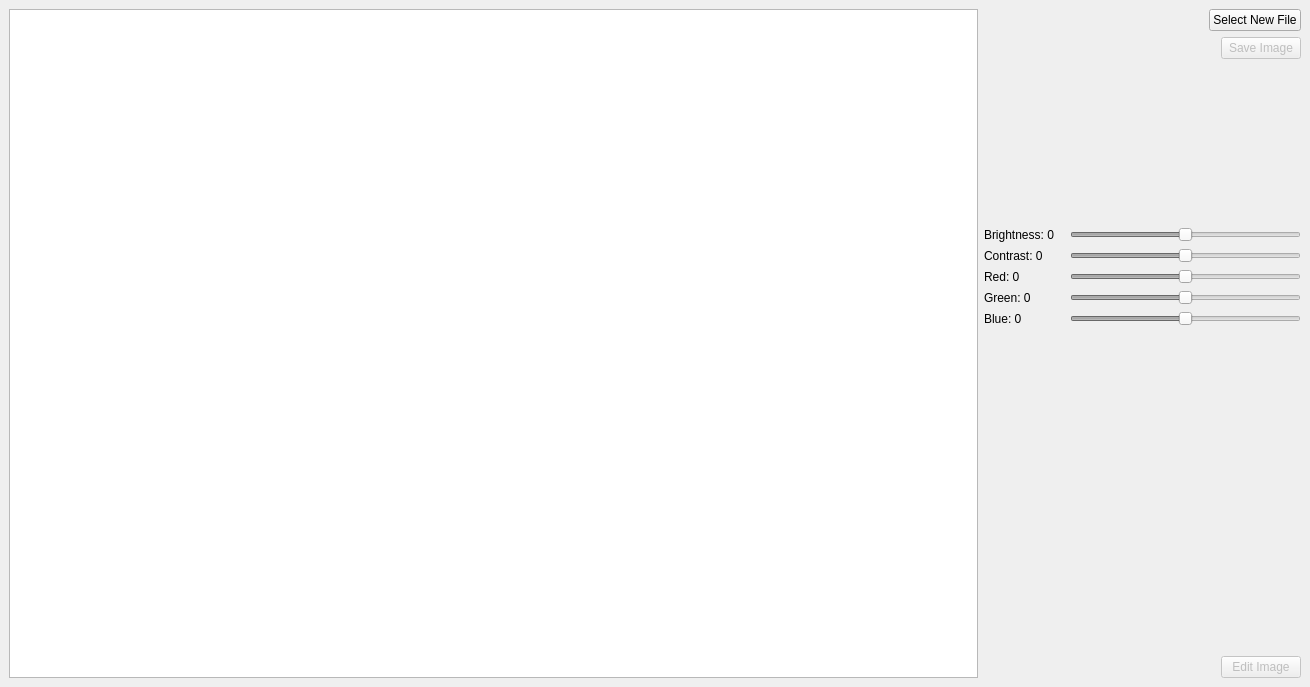
<?xml version="1.0" encoding="UTF-8"?>
<ui version="4.0">
 <class>MainWindow</class>
 <widget class="QMainWindow" name="MainWindow">
  <property name="geometry">
   <rect>
    <x>0</x>
    <y>0</y>
    <width>1310</width>
    <height>687</height>
   </rect>
  </property>
  <property name="windowTitle">
   <string>MainWindow</string>
  </property>
  <widget class="QWidget" name="centralwidget">
   <layout class="QGridLayout" name="gridLayout">
    <item row="4" column="0">
     <widget class="QGraphicsView" name="graphicView">
      <property name="minimumSize">
       <size>
        <width>969</width>
        <height>0</height>
       </size>
      </property>
      <property name="maximumSize">
       <size>
        <width>969</width>
        <height>16777214</height>
       </size>
      </property>
     </widget>
    </item>
    <item row="4" column="1">
     <layout class="QGridLayout" name="editBar">
      <item row="4" column="0">
       <widget class="QLabel" name="brightnessChangeLabel">
        <property name="sizePolicy">
         <sizepolicy hsizetype="Preferred" vsizetype="MinimumExpanding">
          <horstretch>0</horstretch>
          <verstretch>0</verstretch>
         </sizepolicy>
        </property>
        <property name="minimumSize">
         <size>
          <width>80</width>
          <height>0</height>
         </size>
        </property>
        <property name="text">
         <string>Brightness: 0</string>
        </property>
       </widget>
      </item>
      <item row="7" column="1">
       <widget class="QSlider" name="greenSlider">
        <property name="enabled">
         <bool>false</bool>
        </property>
        <property name="sizePolicy">
         <sizepolicy hsizetype="Expanding" vsizetype="Minimum">
          <horstretch>0</horstretch>
          <verstretch>0</verstretch>
         </sizepolicy>
        </property>
        <property name="minimum">
         <number>-25</number>
        </property>
        <property name="maximum">
         <number>25</number>
        </property>
        <property name="orientation">
         <enum>Qt::Horizontal</enum>
        </property>
       </widget>
      </item>
      <item row="8" column="0">
       <widget class="QLabel" name="blueChangeLabel">
        <property name="sizePolicy">
         <sizepolicy hsizetype="Preferred" vsizetype="MinimumExpanding">
          <horstretch>0</horstretch>
          <verstretch>0</verstretch>
         </sizepolicy>
        </property>
        <property name="text">
         <string>Blue: 0</string>
        </property>
       </widget>
      </item>
      <item row="6" column="1">
       <widget class="QSlider" name="redSlider">
        <property name="enabled">
         <bool>false</bool>
        </property>
        <property name="sizePolicy">
         <sizepolicy hsizetype="Expanding" vsizetype="Minimum">
          <horstretch>0</horstretch>
          <verstretch>0</verstretch>
         </sizepolicy>
        </property>
        <property name="minimum">
         <number>-25</number>
        </property>
        <property name="maximum">
         <number>25</number>
        </property>
        <property name="orientation">
         <enum>Qt::Horizontal</enum>
        </property>
       </widget>
      </item>
      <item row="6" column="0">
       <widget class="QLabel" name="redChangeLabel">
        <property name="sizePolicy">
         <sizepolicy hsizetype="Preferred" vsizetype="MinimumExpanding">
          <horstretch>0</horstretch>
          <verstretch>0</verstretch>
         </sizepolicy>
        </property>
        <property name="text">
         <string>Red: 0</string>
        </property>
       </widget>
      </item>
      <item row="11" column="1" alignment="Qt::AlignRight">
       <widget class="QPushButton" name="edit_image">
        <property name="enabled">
         <bool>false</bool>
        </property>
        <property name="sizePolicy">
         <sizepolicy hsizetype="Minimum" vsizetype="Minimum">
          <horstretch>0</horstretch>
          <verstretch>0</verstretch>
         </sizepolicy>
        </property>
        <property name="text">
         <string>Edit Image</string>
        </property>
       </widget>
      </item>
      <item row="4" column="1">
       <widget class="QSlider" name="brightnessSlider">
        <property name="enabled">
         <bool>false</bool>
        </property>
        <property name="sizePolicy">
         <sizepolicy hsizetype="Expanding" vsizetype="Minimum">
          <horstretch>0</horstretch>
          <verstretch>0</verstretch>
         </sizepolicy>
        </property>
        <property name="minimum">
         <number>-25</number>
        </property>
        <property name="maximum">
         <number>25</number>
        </property>
        <property name="orientation">
         <enum>Qt::Horizontal</enum>
        </property>
       </widget>
      </item>
      <item row="7" column="0">
       <widget class="QLabel" name="greenChangeLabel">
        <property name="sizePolicy">
         <sizepolicy hsizetype="Preferred" vsizetype="MinimumExpanding">
          <horstretch>0</horstretch>
          <verstretch>0</verstretch>
         </sizepolicy>
        </property>
        <property name="text">
         <string>Green: 0</string>
        </property>
       </widget>
      </item>
      <item row="2" column="1" alignment="Qt::AlignRight">
       <widget class="QPushButton" name="save_image">
        <property name="enabled">
         <bool>false</bool>
        </property>
        <property name="sizePolicy">
         <sizepolicy hsizetype="Minimum" vsizetype="Minimum">
          <horstretch>0</horstretch>
          <verstretch>0</verstretch>
         </sizepolicy>
        </property>
        <property name="maximumSize">
         <size>
          <width>16777215</width>
          <height>16777215</height>
         </size>
        </property>
        <property name="text">
         <string>Save Image</string>
        </property>
       </widget>
      </item>
      <item row="1" column="1" alignment="Qt::AlignRight|Qt::AlignTop">
       <widget class="QPushButton" name="select_new_file">
        <property name="sizePolicy">
         <sizepolicy hsizetype="Minimum" vsizetype="Minimum">
          <horstretch>0</horstretch>
          <verstretch>0</verstretch>
         </sizepolicy>
        </property>
        <property name="text">
         <string>Select New File</string>
        </property>
       </widget>
      </item>
      <item row="8" column="1">
       <widget class="QSlider" name="blueSlider">
        <property name="enabled">
         <bool>false</bool>
        </property>
        <property name="sizePolicy">
         <sizepolicy hsizetype="Expanding" vsizetype="Minimum">
          <horstretch>0</horstretch>
          <verstretch>0</verstretch>
         </sizepolicy>
        </property>
        <property name="minimum">
         <number>-25</number>
        </property>
        <property name="maximum">
         <number>25</number>
        </property>
        <property name="orientation">
         <enum>Qt::Horizontal</enum>
        </property>
       </widget>
      </item>
      <item row="3" column="1">
       <widget class="QLabel" name="label_2">
        <property name="sizePolicy">
         <sizepolicy hsizetype="Preferred" vsizetype="Preferred">
          <horstretch>0</horstretch>
          <verstretch>1</verstretch>
         </sizepolicy>
        </property>
        <property name="text">
         <string/>
        </property>
       </widget>
      </item>
      <item row="9" column="1" rowspan="2">
       <widget class="QLabel" name="label">
        <property name="sizePolicy">
         <sizepolicy hsizetype="Expanding" vsizetype="Fixed">
          <horstretch>0</horstretch>
          <verstretch>1</verstretch>
         </sizepolicy>
        </property>
        <property name="minimumSize">
         <size>
          <width>0</width>
          <height>0</height>
         </size>
        </property>
        <property name="text">
         <string/>
        </property>
       </widget>
      </item>
      <item row="5" column="1">
       <widget class="QSlider" name="contrastSlider">
        <property name="enabled">
         <bool>false</bool>
        </property>
        <property name="minimum">
         <number>-25</number>
        </property>
        <property name="maximum">
         <number>25</number>
        </property>
        <property name="orientation">
         <enum>Qt::Horizontal</enum>
        </property>
       </widget>
      </item>
      <item row="5" column="0">
       <widget class="QLabel" name="contrastChangeLabel">
        <property name="text">
         <string>Contrast: 0</string>
        </property>
       </widget>
      </item>
     </layout>
    </item>
   </layout>
  </widget>
 </widget>
 <resources/>
 <connections/>
</ui>
